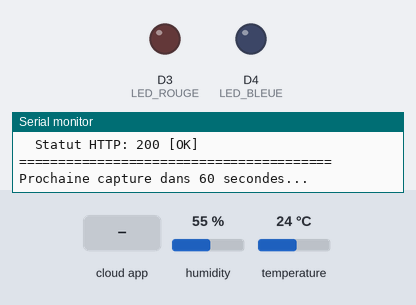
Bench run of a sketch on a simulated ESP8266 (NodeMCU). Parts: output pins drawn as LEDs (lit = HIGH), the last lines printed to the serial monitor. The test bench sets the inputs (shaded band); at power-on: humidity 55 %, temperature 24 °C. WiFi joins after 1.5 s; servers stay silent unless stated; uploads are accepted with an empty reply; the local clock reads 2024-03-15 10:24:30 at power-on unless the sketch sets it; no MQTT or app messages arrive unless stated; not simulated (calls return 0 or success): secrets.h.

Above: at 5.7 s.
5.8 s: the phone or cloud app sets manualmode to ON
7.3 s: the phone or cloud app sets chaufage to ON
At 8.6 s:
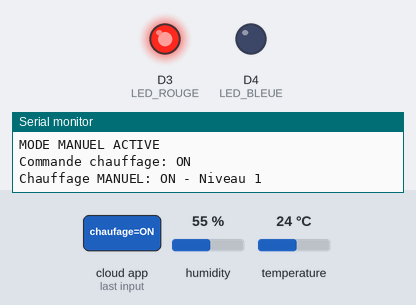
8.9 s: the phone or cloud app sets ventilataire to ON
At 9.7 s:
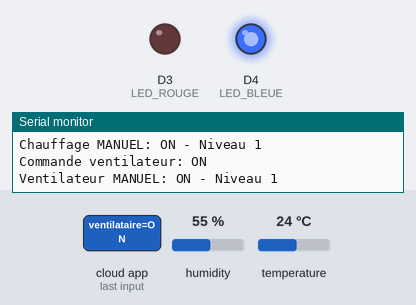
10.5 s: the phone or cloud app sets fan-level to ON
At 11.5 s:
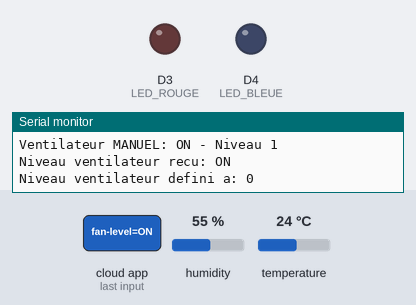
12.0 s: the phone or cloud app sets chaufage to OFF
13.5 s: the phone or cloud app sets ventilataire to OFF
Timing chart, 0 to 16.0 s (numbered marks = the images above; inputs shaded):
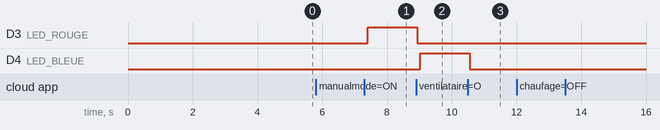

The sketch:

esp8266_climate.ino
```cpp
#include "DHT.h"
#include <ESP8266WiFi.h>
#include <ESP8266HTTPClient.h>
#include <WiFiClient.h>
#include <time.h>
#include "Adafruit_MQTT.h"
#include "Adafruit_MQTT_Client.h"
#include "secrets.h"   // copier secrets.h.example -> secrets.h

// Configuration WiFi
const char* ssid = WIFI_SSID;
const char* password = WIFI_PASSWORD;

// URL de  Node-RED
const char* serverUrl = NODERED_URL;

// Configuration Adafruit IO
#define AIO_SERVER      "io.adafruit.com"
#define AIO_SERVERPORT  1883
#define AIO_USERNAME    SECRET_AIO_USERNAME
#define AIO_KEY         SECRET_AIO_KEY

// Pins
#define DHTPIN D2
#define DHTTYPE DHT22
#define LED_ROUGE D3    // LED Rouge pour chauffage
#define LED_BLEUE D4    // LED Bleue pour ventilateur/climatisation

DHT dht(DHTPIN, DHTTYPE);

bool wifiConnected = false;

// Variables pour Adafruit MQTT
WiFiClient client;
Adafruit_MQTT_Client mqtt(&client, AIO_SERVER, AIO_SERVERPORT, AIO_USERNAME, AIO_KEY);

// Déclaration des feeds Adafruit IO
Adafruit_MQTT_Publish temperatureFeed = Adafruit_MQTT_Publish(&mqtt, AIO_USERNAME "/feeds/temperature");
Adafruit_MQTT_Publish heaterLevelFeed = Adafruit_MQTT_Publish(&mqtt, AIO_USERNAME "/feeds/heater-level");
Adafruit_MQTT_Publish fanLevelFeed = Adafruit_MQTT_Publish(&mqtt, AIO_USERNAME "/feeds/fan-level");
Adafruit_MQTT_Publish locationFeed = Adafruit_MQTT_Publish(&mqtt, AIO_USERNAME "/feeds/location");
Adafruit_MQTT_Publish chaufageFeed = Adafruit_MQTT_Publish(&mqtt, AIO_USERNAME "/feeds/chaufage");
Adafruit_MQTT_Publish ventilataireFeed = Adafruit_MQTT_Publish(&mqtt, AIO_USERNAME "/feeds/ventilataire");

// Feed pour l'image
Adafruit_MQTT_Publish imageFeed = Adafruit_MQTT_Publish(&mqtt, AIO_USERNAME "/feeds/image");

// Feeds pour la réception des commandes
Adafruit_MQTT_Subscribe chaufageControl = Adafruit_MQTT_Subscribe(&mqtt, AIO_USERNAME "/feeds/chaufage");
Adafruit_MQTT_Subscribe ventilataireControl = Adafruit_MQTT_Subscribe(&mqtt, AIO_USERNAME "/feeds/ventilataire");
Adafruit_MQTT_Subscribe manualModeControl = Adafruit_MQTT_Subscribe(&mqtt, AIO_USERNAME "/feeds/manualmode");
Adafruit_MQTT_Subscribe heaterLevelControl = Adafruit_MQTT_Subscribe(&mqtt, AIO_USERNAME "/feeds/heater-level");
Adafruit_MQTT_Subscribe fanLevelControl = Adafruit_MQTT_Subscribe(&mqtt, AIO_USERNAME "/feeds/fan-level");

// Variables pour le contrôle des LEDs
int currentHeaterLevel = 0;
int currentFanLevel = 0;
unsigned long lastLEDUpdate = 0;
bool ledState = false;
bool manualHeaterControl = false;
bool manualFanControl = false;
bool manualMode = false;

// Variables pour la localisation
const char* locationName = "Al Hoceima, Maroc";
const float LOCATION_LAT = 35.2517;
const float LOCATION_LON = -3.9372;

// URL de l'image hébergée sur Imgur
const char* imageUrl = "https://i.imgur.com/6VjJRV.jpeg";

bool locationPublished = false;
bool imagePublished = false;

unsigned long lastLocationUpdate = 0;
const unsigned long LOCATION_UPDATE_INTERVAL = 300000; // 5 minutes


unsigned long lastAdafruitPublish = 0;
const unsigned long ADAFRUIT_PUBLISH_INTERVAL = 5000; // 5 secondes
bool needsAdafruitUpdate = true;

void setup() {
  Serial.begin(115200);
  delay(1000);
  dht.begin();

  pinMode(LED_ROUGE, OUTPUT);
  pinMode(LED_BLEUE, OUTPUT);

  // Éteindre les LEDs au démarrage
  digitalWrite(LED_ROUGE, LOW);
  digitalWrite(LED_BLEUE, LOW);

  Serial.println("\n");
  Serial.println("========================================");
  Serial.println("  SYSTEME DE CONTROLE CLIMATIQUE");
  Serial.println("  DHT22 + Adafruit IO + Node-RED + Azure SQL");
  Serial.println("========================================");

  // Tentative de connexion WiFi
  Serial.print("SSID: ");
  Serial.println(ssid);
  Serial.print("Connexion au WiFi");

  WiFi.mode(WIFI_STA);
  WiFi.begin(ssid, password);

  int attempts = 0;
  while (WiFi.status() != WL_CONNECTED && attempts < 60) {
    delay(500);
    Serial.print(".");
    attempts++;

    if (attempts % 10 == 0) {
      Serial.print(" [");
      Serial.print(WiFi.status());
      Serial.print("] ");
    }
  }

  if (WiFi.status() == WL_CONNECTED) {
    Serial.println("\n[OK] WiFi connecte avec succes");
    Serial.print("     IP Locale    : ");
    Serial.println(WiFi.localIP());
    Serial.print("     Signal (RSSI): ");
    Serial.print(WiFi.RSSI());
    Serial.println(" dBm");
    wifiConnected = true;

    configTime(3600, 0, "pool.ntp.org");
    Serial.println("     Sync NTP     : En cours...");
    delay(2000);
    Serial.println("     Sync NTP     : OK");

    // Configuration Adafruit MQTT
    mqtt.subscribe(&chaufageControl);
    mqtt.subscribe(&ventilataireControl);
    mqtt.subscribe(&manualModeControl);
    mqtt.subscribe(&heaterLevelControl);
    mqtt.subscribe(&fanLevelControl);
    Serial.println("     Adafruit IO  : Configure");

  } else {
    Serial.println("\n[ERREUR] Connexion WiFi echouee");
    Serial.println("         Mode LOCAL uniquement");
    wifiConnected = false;
  }

  Serial.println("========================================");
  Serial.println("  SYSTEME PRET - Demarrage monitoring");
  Serial.println("========================================\n");
}

// Fonction de connexion MQTT
void MQTT_connect() {
  if (mqtt.connected()) {
    return;
  }

  Serial.print("Connexion Adafruit IO... ");

  int8_t ret;
  uint8_t retries = 3;

  while ((ret = mqtt.connect()) != 0) {
    Serial.println(mqtt.connectErrorString(ret));
    Serial.println("Nouvelle tentative dans 5 secondes...");
    mqtt.disconnect();
    delay(5000);
    retries--;
    if (retries == 0) {
      Serial.println("Echec connexion Adafruit IO");
      return;
    }
  }

  Serial.println("Adafruit IO connecte!");
}

// Fonction pour publier les informations de localisation
void publishLocationInfo() {
  if (wifiConnected && mqtt.connected()) {
    // Format JSON pour Adafruit IO Map
    String locationData = "{\"value\":1,\"lat\":" + String(LOCATION_LAT, 4) + ",\"lon\":" + String(LOCATION_LON, 4) + "}";

    if (locationFeed.publish(locationData.c_str())) {
      Serial.println("========================================");
      Serial.println("INFORMATIONS DE LOCALISATION:");
      Serial.print("  Ville: ");
      Serial.println(locationName);
      Serial.print("  Coordonnees: ");
      Serial.print(LOCATION_LAT, 4);
      Serial.print(", ");
      Serial.println(LOCATION_LON, 4);
      Serial.print("  Format JSON: ");
      Serial.println(locationData);
      Serial.println("  Localisation publiee avec succes!");
      Serial.println("========================================");
      locationPublished = true;
    } else {
      Serial.println("ERREUR: Echec publication localisation");
    }
  }
}

// Fonction pour publier l'image
void publishImageInfo() {
  if (wifiConnected && mqtt.connected() && !imagePublished) {
    if (imageFeed.publish(imageUrl)) {
      Serial.println("========================================");
      Serial.println("URL IMAGE PUBLIEE:");
      Serial.print("  URL: ");
      Serial.println(imageUrl);
      Serial.println("  Image publiee avec succes!");
      Serial.println("========================================");
      imagePublished = true;
    } else {
      Serial.println("ERREUR: Echec publication image");
    }
  }
}

// Déterminer le niveau de 1 à 5 selon la différence de température
int niveauChauffage(float diff) {
  if (diff <= 1.0) return 1;
  else if (diff <= 2.0) return 2;
  else if (diff <= 3.0) return 3;
  else if (diff <= 4.0) return 4;
  else return 5;
}

int niveauVentilateur(float diff) {
  if (diff <= 1.0) return 1;
  else if (diff <= 2.0) return 2;
  else if (diff <= 3.0) return 3;
  else if (diff <= 4.0) return 4;
  else return 5;
}

// Fonction pour contrôler le clignotement des LEDs
void updateLEDs() {
  if (manualMode) {
    // Mode manuel - LEDs contrôlées uniquement par les commandes manuelles
    if (manualHeaterControl && currentHeaterLevel > 0) {
      digitalWrite(LED_ROUGE, HIGH); // Allumé en continu en mode manuel
      digitalWrite(LED_BLEUE, LOW);
    } else if (manualFanControl && currentFanLevel > 0) {
      digitalWrite(LED_BLEUE, HIGH); // Allumé en continu en mode manuel
      digitalWrite(LED_ROUGE, LOW);
    } else {
      digitalWrite(LED_ROUGE, LOW);
      digitalWrite(LED_BLEUE, LOW);
    }
    return;
  }

  // Mode automatique - clignotement selon le niveau
  unsigned long currentTime = millis();
  int period;

  if (currentHeaterLevel > 0) {
    switch(currentHeaterLevel) {
      case 1: period = 2000; break;
      case 2: period = 1500; break;
      case 3: period = 1000; break;
      case 4: period = 500; break;
      case 5: period = 250; break;
      default: period = 2000;
    }

    if (currentTime - lastLEDUpdate >= period) {
      ledState = !ledState;
      digitalWrite(LED_ROUGE, ledState ? HIGH : LOW);
      lastLEDUpdate = currentTime;
    }
    digitalWrite(LED_BLEUE, LOW);

  } else if (currentFanLevel > 0) {
    switch(currentFanLevel) {
      case 1: period = 2000; break;
      case 2: period = 1500; break;
      case 3: period = 1000; break;
      case 4: period = 500; break;
      case 5: period = 250; break;
      default: period = 2000;
    }

    if (currentTime - lastLEDUpdate >= period) {
      ledState = !ledState;
      digitalWrite(LED_BLEUE, ledState ? HIGH : LOW);
      lastLEDUpdate = currentTime;
    }
    digitalWrite(LED_ROUGE, LOW);

  } else {
    digitalWrite(LED_ROUGE, LOW);
    digitalWrite(LED_BLEUE, LOW);
    ledState = false;
  }
}

// Réinitialiser l'état des LEDs quand on change de mode
void resetLEDState() {
  ledState = false;
  lastLEDUpdate = millis();
  digitalWrite(LED_ROUGE, LOW);
  digitalWrite(LED_BLEUE, LOW);
}

// Gestion des commandes Adafruit IO
void handleAdafruitCommands() {
  Adafruit_MQTT_Subscribe *subscription;

  while ((subscription = mqtt.readSubscription(100))) {
    // Commande mode manuel/automatique
    if (subscription == &manualModeControl) {
      Serial.print("Commande mode: ");
      Serial.println((char *)manualModeControl.lastread);

      char *value = (char *)manualModeControl.lastread;
      String message = String(value);
      message.trim();

      bool previousMode = manualMode;

      if (message == "ON") {
        manualMode = true;
        Serial.println("MODE MANUEL ACTIVE");
        resetLEDState();
        needsAdafruitUpdate = true;
      } else if (message == "OFF") {
        manualMode = false;
        manualHeaterControl = false;
        manualFanControl = false;
        Serial.println("MODE AUTOMATIQUE ACTIVE");
        resetLEDState();
        needsAdafruitUpdate = true;
      }
    }

    // Commande ON/OFF chauffage (seulement en mode manuel)
    if (subscription == &chaufageControl && manualMode) {
      Serial.print("Commande chauffage: ");
      Serial.println((char *)chaufageControl.lastread);

      char *value = (char *)chaufageControl.lastread;
      String message = String(value);
      message.trim();

      if (message == "ON") {
        manualHeaterControl = true;
        manualFanControl = false;
        if (currentHeaterLevel == 0) currentHeaterLevel = 1;
        currentFanLevel = 0;
        Serial.print("Chauffage MANUEL: ON - Niveau ");
        Serial.println(currentHeaterLevel);
        resetLEDState();
        needsAdafruitUpdate = true;
      } else if (message == "OFF") {
        manualHeaterControl = false;
        currentHeaterLevel = 0;
        Serial.println("Chauffage MANUEL: OFF");
        resetLEDState();
        needsAdafruitUpdate = true;
      }
    }

    // Commande ON/OFF ventilateur (seulement en mode manuel)
    if (subscription == &ventilataireControl && manualMode) {
      Serial.print("Commande ventilateur: ");
      Serial.println((char *)ventilataireControl.lastread);

      char *value = (char *)ventilataireControl.lastread;
      String message = String(value);
      message.trim();

      if (message == "ON") {
        manualFanControl = true;
        manualHeaterControl = false;
        if (currentFanLevel == 0) currentFanLevel = 1;
        currentHeaterLevel = 0;
        Serial.print("Ventilateur MANUEL: ON - Niveau ");
        Serial.println(currentFanLevel);
        resetLEDState();
        needsAdafruitUpdate = true;
      } else if (message == "OFF") {
        manualFanControl = false;
        currentFanLevel = 0;
        Serial.println("Ventilateur MANUEL: OFF");
        resetLEDState();
        needsAdafruitUpdate = true;
      }
    }

    // Réception du niveau chauffage (en mode manuel)
    if (subscription == &heaterLevelControl && manualMode && manualHeaterControl) {
      Serial.print("Niveau chauffage recu: ");
      Serial.println((char *)heaterLevelControl.lastread);

      char *value = (char *)heaterLevelControl.lastread;
      String message = String(value);
      message.trim();

      int newLevel = message.toInt();
      if (newLevel >= 0 && newLevel <= 5) {
        currentHeaterLevel = newLevel;
        Serial.print("Niveau chauffage defini a: ");
        Serial.println(currentHeaterLevel);
        resetLEDState();
        needsAdafruitUpdate = true;
      }
    }

    // Réception du niveau ventilateur (en mode manuel)
    if (subscription == &fanLevelControl && manualMode && manualFanControl) {
      Serial.print("Niveau ventilateur recu: ");
      Serial.println((char *)fanLevelControl.lastread);

      char *value = (char *)fanLevelControl.lastread;
      String message = String(value);
      message.trim();

      int newLevel = message.toInt();
      if (newLevel >= 0 && newLevel <= 5) {
        currentFanLevel = newLevel;
        Serial.print("Niveau ventilateur defini a: ");
        Serial.println(currentFanLevel);
        resetLEDState();
        needsAdafruitUpdate = true;
      }
    }
  }
}

// Fonction pour publier TOUS les états vers Adafruit IO
void publishAllStatesToAdafruit(float temperature) {
  if (!wifiConnected || !mqtt.connected()) {
    return;
  }

  unsigned long currentTime = millis();
  if (currentTime - lastAdafruitPublish >= ADAFRUIT_PUBLISH_INTERVAL || needsAdafruitUpdate) {

    Serial.println("----------------------------------------");
    Serial.println("MISE A JOUR ETATS ADAFRUIT IO:");

    // Publier la température
    if (temperatureFeed.publish(temperature)) {
      Serial.print("  Temperature: ");
      Serial.print(temperature, 1);
      Serial.println(" C [OK]");
    } else {
      Serial.println("  Temperature: ECHEC");
    }

    // Publier les niveaux
    if (heaterLevelFeed.publish(currentHeaterLevel)) {
      Serial.print("  Niveau chauffage: ");
      Serial.println(currentHeaterLevel);
    } else {
      Serial.println("  Niveau chauffage: ECHEC");
    }

    if (fanLevelFeed.publish(currentFanLevel)) {
      Serial.print("  Niveau ventilateur: ");
      Serial.println(currentFanLevel);
    } else {
      Serial.println("  Niveau ventilateur: ECHEC");
    }

    // Publier les états ON/OFF
    String heaterState = (currentHeaterLevel > 0) ? "ON" : "OFF";
    String fanState = (currentFanLevel > 0) ? "ON" : "OFF";

    if (chaufageFeed.publish(heaterState.c_str())) {
      Serial.print("  Etat chauffage: ");
      Serial.println(heaterState);
    } else {
      Serial.println("  Etat chauffage: ECHEC");
    }

    if (ventilataireFeed.publish(fanState.c_str())) {
      Serial.print("  Etat ventilateur: ");
      Serial.println(fanState);
    } else {
      Serial.println("  Etat ventilateur: ECHEC");
    }

    Serial.println("----------------------------------------");

    lastAdafruitPublish = currentTime;
    needsAdafruitUpdate = false;
  }
}

void loop() {
  // Gérer la connexion MQTT
  if (wifiConnected) {
    MQTT_connect();
    handleAdafruitCommands();


    if (!locationPublished) {
      publishLocationInfo();
    }

    if (!imagePublished) {
      publishImageInfo();
    }


    if (millis() - lastLocationUpdate >= LOCATION_UPDATE_INTERVAL) {
      publishLocationInfo();
      lastLocationUpdate = millis();
    }
  }

  // Mettre à jour les LEDs en continu
  updateLEDs();

  float h = dht.readHumidity();
  float t = dht.readTemperature();

  if (isnan(h) || isnan(t)) {
    Serial.println("[ERREUR] Lecture capteur DHT22 impossible");
    delay(5000);
    return;
  }

  // ========== OBTENIR DATE ET HEURE ==========
  time_t now = time(nullptr);
  struct tm* timeinfo = localtime(&now);

  int year = timeinfo->tm_year + 1900;
  int month = timeinfo->tm_mon + 1;
  int day = timeinfo->tm_mday;
  int hour = timeinfo->tm_hour;
  int minute = timeinfo->tm_min;
  int second = timeinfo->tm_sec;

  String hourMinute = "";
  if (hour < 10) hourMinute += "0";
  hourMinute += String(hour);
  hourMinute += ":";
  if (minute < 10) hourMinute += "0";
  hourMinute += String(minute);

  // ========== AFFICHAGE DONNEES CAPTEUR ==========
  Serial.println("----------------------------------------");
  Serial.print("Date/Heure : ");
  if (day < 10) Serial.print("0");
  Serial.print(day);
  Serial.print("/");
  if (month < 10) Serial.print("0");
  Serial.print(month);
  Serial.print("/");
  Serial.print(year);
  Serial.print(" ");
  Serial.print(hourMinute);
  Serial.print(":");
  if (second < 10) Serial.print("0");
  Serial.println(second);

  Serial.print("Temperature: ");
  Serial.print(t, 1);
  Serial.println(" C");

  Serial.print("Humidite   : ");
  Serial.print(h, 1);
  Serial.println(" %");

  // ========== CONFIGURATION SEUILS ==========
  float seuil_chaud = 25.0;
  float seuil_froid = 22.0;

  int heater_level = 0;
  int fan_level = 0;

  // ========== ANALYSE TEMPERATURE ET CONTROLE ==========
  Serial.println("----------------------------------------");

  if (!manualMode) {
    // Mode automatique
    if (t >= seuil_chaud) {
      float diff = t - seuil_chaud;
      fan_level = niveauVentilateur(diff);
      heater_level = 0;

      Serial.println("ETAT SYSTEME: CLIMATISATION ACTIVE (AUTO)");
      Serial.print("  Niveau Fan : ");
      Serial.print(fan_level);
      Serial.print("/5  |  Ecart: +");
      Serial.print(diff, 1);
      Serial.println(" C");

    }
    else if (t <= seuil_froid) {
      float diff = seuil_froid - t;
      heater_level = niveauChauffage(diff);
      fan_level = 0;

      Serial.println("ETAT SYSTEME: CHAUFFAGE ACTIF (AUTO)");
      Serial.print("  Niveau Heat: ");
      Serial.print(heater_level);
      Serial.print("/5  |  Ecart: -");
      Serial.print(diff, 1);
      Serial.println(" C");

    }
    else {
      heater_level = 0;
      fan_level = 0;
      Serial.println("ETAT SYSTEME: TEMPERATURE OPTIMALE (AUTO)");
    }

    // Mettre à jour les niveaux courants pour le contrôle des LEDs
    currentHeaterLevel = heater_level;
    currentFanLevel = fan_level;
    needsAdafruitUpdate = true;

  } else {
    // Mode manuel - respecte les niveaux choisis par l'utilisateur
    Serial.println("ETAT SYSTEME: MODE MANUEL ACTIF");

    if (manualHeaterControl) {
      heater_level = currentHeaterLevel;
      fan_level = 0;
      Serial.print("  Chauffage: ON - Niveau ");
      Serial.print(heater_level);
      Serial.println("/5 (Manuel)");
    } else if (manualFanControl) {
      heater_level = 0;
      fan_level = currentFanLevel;
      Serial.print("  Ventilateur: ON - Niveau ");
      Serial.print(fan_level);
      Serial.println("/5 (Manuel)");
    } else {
      heater_level = 0;
      fan_level = 0;
      Serial.println("  Aucun appareil actif (Manuel)");
    }
  }

  // ========== PUBLICATION VERS ADAFRUIT IO ==========
  publishAllStatesToAdafruit(t);

  // ========== TRANSMISSION DONNEES A NODE-RED/AZURE ==========
  Serial.println("----------------------------------------");
  if (wifiConnected && WiFi.status() == WL_CONNECTED) {
    WiFiClient client;
    HTTPClient http;

    http.begin(client, serverUrl);
    http.addHeader("Content-Type", "application/json");

    // Format JSON
    String jsonData = "{";
    jsonData += "\"year\":" + String(year) + ",";
    jsonData += "\"month\":" + String(month) + ",";
    jsonData += "\"day\":" + String(day) + ",";
    jsonData += "\"hour\":\"" + hourMinute + "\",";
    jsonData += "\"indoor_temp\":" + String(t, 2) + ",";
    jsonData += "\"heater_level\":" + String(currentHeaterLevel) + ",";
    jsonData += "\"fan_level\":" + String(currentFanLevel);
    jsonData += "}";

    Serial.println("TRANSMISSION NODE-RED:");
    Serial.print("  Destination: ");
    Serial.println(serverUrl);
    Serial.print("  Payload    : ");
    Serial.println(jsonData);

    int httpResponseCode = http.POST(jsonData);

    if (httpResponseCode > 0) {
      String response = http.getString();
      Serial.print("  Statut HTTP: ");
      Serial.print(httpResponseCode);
      Serial.println(" [OK]");
    } else {
      Serial.print("  Statut HTTP: ");
      Serial.print(httpResponseCode);
      Serial.println(" [ERREUR]");
    }

    http.end();
  } else if (!wifiConnected) {
    Serial.println("TRANSMISSION DONNEES: DESACTIVEE");
    Serial.println("  Raison: WiFi non connecte");
  }

  Serial.println("========================================");
  Serial.print("Prochaine capture dans 60 secondes...");
  Serial.println();

  // Attendre 60 secondes en maintenant le contrôle des LEDs et MQTT
  unsigned long startWait = millis();
  while (millis() - startWait < 60000) {
    if (wifiConnected) {
      MQTT_connect();
      handleAdafruitCommands();
    }
    updateLEDs();
    delay(100);
  }
}
```

Measured:
- after the input at 7.3 s, D3 (LED_ROUGE): LOW → HIGH after 0.11 s
- after the input at 8.9 s, D3 (LED_ROUGE): HIGH → LOW at once; D4 (LED_BLEUE): LOW → HIGH after 0.13 s
- after the input at 10.5 s, D4 (LED_BLEUE): HIGH → LOW after 0.05 s
